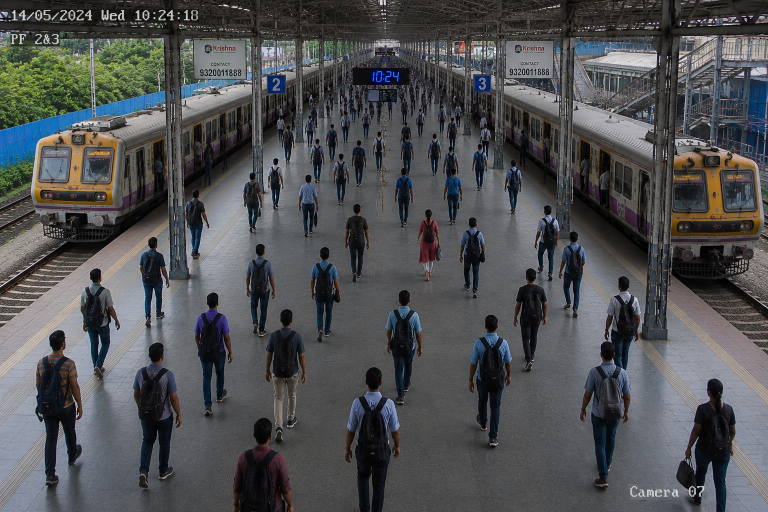
#> input picture testing images/figures/train 1.png, 1536 x 1024 px, found by its file name (shown at 1/2 size); its folder holds 6 pictures in this run; the run also reads 1 picture not shown here
$ python test_multiprocessing.py   (older library calls are emulated)
#> lines starting #> are read from the running program, lines starting #| are printed output that depends on the picture
#> in evaluate_image_task, img is the input picture: shape (1024, 1536, 3); mean B, G, R 82.5, 80.8, 79.4
### utils/preprocessing.py
import cv2
import numpy as np

def resize_image(image: np.ndarray, target_size: int = 1280) -> tuple[np.ndarray, float]:
    """
    Resizes the image preserving aspect ratio such that the longer side matches target_size.
    Returns:
        (resized_image, scale_factor)
    """
    h, w = image.shape[:2]
    scale = target_size / max(h, w)
    new_w = int(w * scale)
    new_h = int(h * scale)

    interp = cv2.INTER_CUBIC if scale > 1.0 else cv2.INTER_AREA
    resized = cv2.resize(image, (new_w, new_h), interpolation=interp)
    return resized, scale

def noise_reduction(image: np.ndarray) -> np.ndarray:
    """
    Applies bilateral filtering to reduce noise while preserving edges.
    """
    return cv2.bilateralFilter(image, d=9, sigmaColor=75, sigmaSpace=75)

# [16 lines left out: function contrast_enhancement, not called in this run]

def sharpen_image(image: np.ndarray) -> np.ndarray:
    """
    Applies a standard sharpening kernel to highlight edges of distant small objects.
    """
    kernel = np.array([[0, -1, 0],
                       [-1, 5, -1],
                       [0, -1, 0]], dtype=np.float32)
    return cv2.filter2D(image, -1, kernel)

def normalize_brightness(image: np.ndarray) -> np.ndarray:
    """
    Normalizes image brightness by min-max scaling of the L (lightness) channel in LAB space.
    """
    if len(image.shape) == 2:
        return cv2.normalize(image, None, alpha=0, beta=255, norm_type=cv2.NORM_MINMAX)

    lab = cv2.cvtColor(image, cv2.COLOR_BGR2LAB)
#> lab: shape (1024, 1536, 3); mean of channels 0, 1, 2 85.6, 128.3, 126.9
    l, a, b = cv2.split(lab)
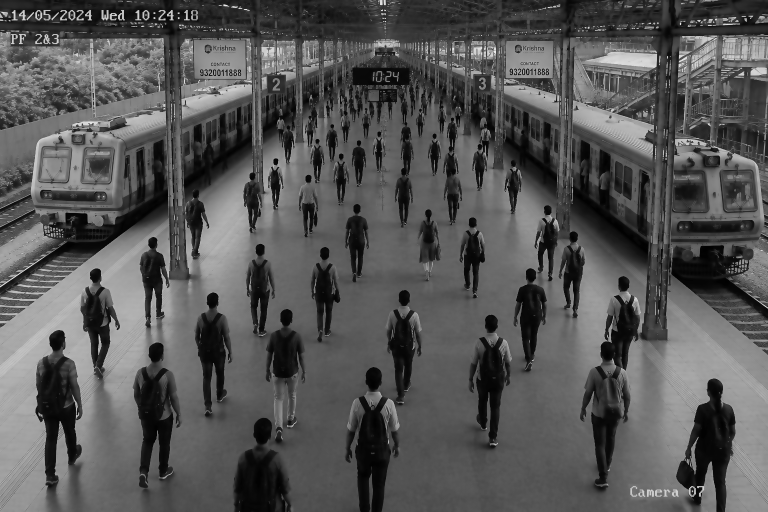
#> l: shape (1024, 1536) (shown at 1/2 size); min 1, max 249, mean 85.6
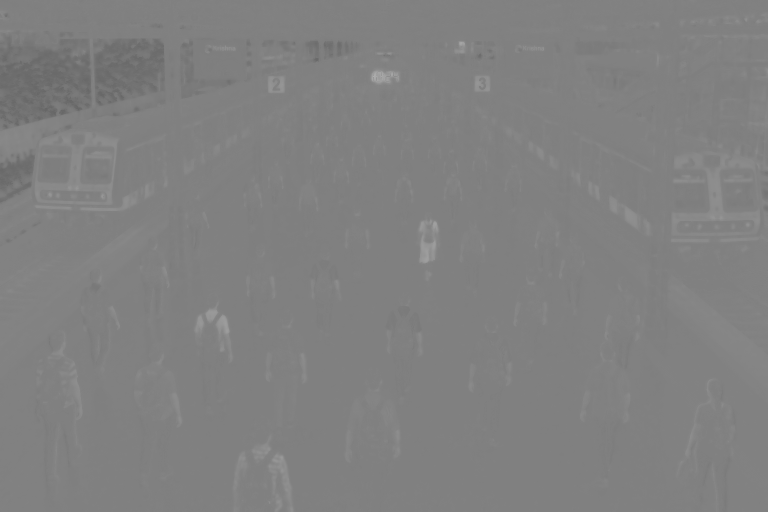
#> a: shape (1024, 1536) (shown at 1/2 size); min 101, max 173, mean 128.3
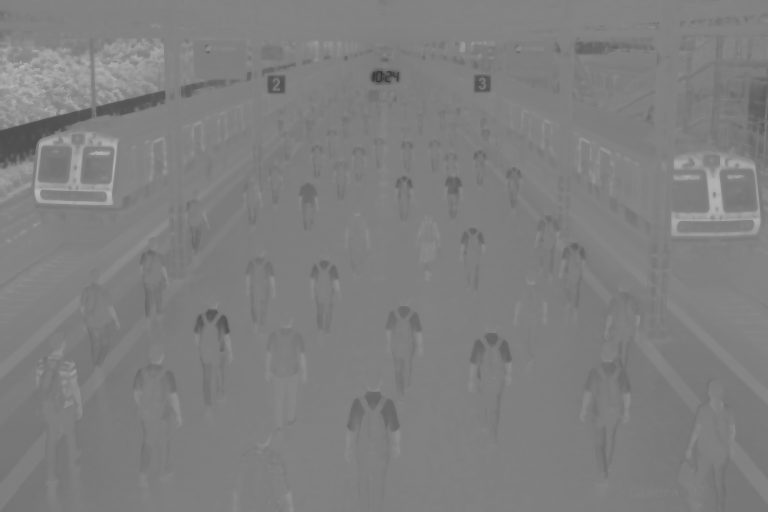
#> b: shape (1024, 1536) (shown at 1/2 size); min 51, max 186, mean 126.9
    l_norm = cv2.normalize(l, None, alpha=0, beta=255, norm_type=cv2.NORM_MINMAX)
    normalized_lab = cv2.merge((l_norm, a, b))
#> normalized_lab: shape (1024, 1536, 3); mean of channels 0, 1, 2 86.9, 128.3, 126.9
#> (the rest of the program and of its run is left out)
